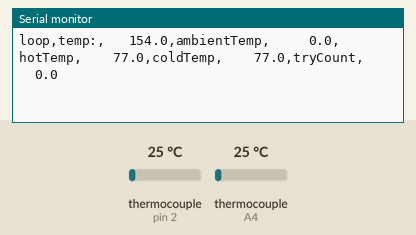
Simulated run of this sketch. Board: Arduino Uno, built for the host (arithmetic inside an expression is 32-bit, double 64-bit). On the bench: the last lines printed to the serial monitor. The inputs (shaded band) are chosen by the test bench; at power-on: thermocouple (sensors on pin 2, A4) 25 °C. Storage starts empty.

Above: at 2.7 s.
2.8 s: thermocouple (sensor on pin 2) set to 75 °C
At 2.89 s:
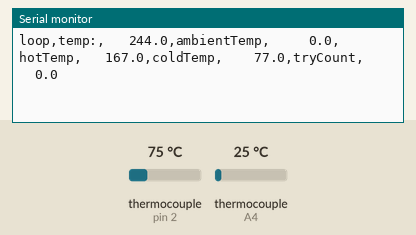
4.8 s: thermocouple (sensor on A4) set to 75 °C
At 4.87 s:
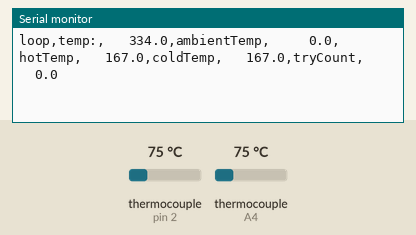
6.8 s: thermocouple (sensor on pin 2) set to 6 °C
At 6.84 s:
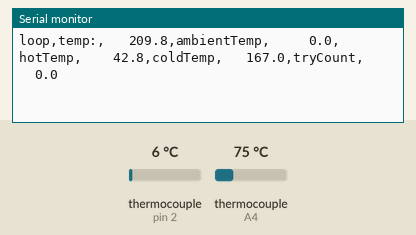
8.8 s: thermocouple (sensor on A4) set to 6 °C
At 8.82 s:
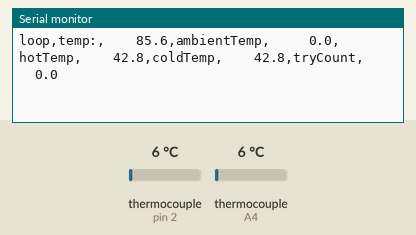
10.8 s: thermocouple (sensor on pin 2) set to 150 °C
At 10.8 s:
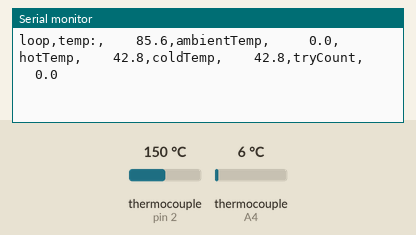
13.8 s: thermocouple (sensor on A4) set to 150 °C
At 13.87 s:
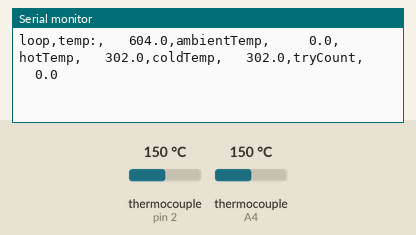

The sketch:

KilnLogger.ino
```cpp
// (licence header left out)
#include "Adafruit_MAX31855.h"

#include <SPI.h>
#include <SD.h>

/**************************************************************************************************************************************************************************************************
 * Thermocouple Pins
 **************************************************************************************************************************************************************************************************/
const int THERM_DO_1 = A2; // (data out) is an output from the MAX31855 (input to the microcontroller) which carries each bit of data
const int THERM_CS_1 = 2; // (chip select) is an input to the MAX31855 (output from the microcontroller) which tells the chip when its time to read the thermocouple and output more data.
const int THERM_CLK_1 = 3; // (clock) is an input to the MAX31855 (output from microcontroller) which indicates when to present another bit of data

const int THERM_DO_2 = A3; // (data out) is an output from the MAX31855 (input to the microcontroller) which carries each bit of data
const int THERM_CS_2 = A4; // (chip select) is an input to the MAX31855 (output from the microcontroller) which tells the chip when its time to read the thermocouple and output more data.
const int THERM_CLK_2 = A5; // (clock) is an input to the MAX31855 (output from microcontroller) which indicates when to present another bit of data


/***********************************************************
 * SD Card IO Pins
 ***********************************************************/
//const int SCK =  13; // These are set by the system.
//const int MISO = 12; // These are set by the system.
//const int MOSI = 11; // These are set by the system.
const int CS = 10; // sd card


/***************************************************************************
 * Initialize the Thermocouple
 ***************************************************************************/
Adafruit_MAX31855 coldThermocouple(THERM_CLK_2, THERM_CS_2, THERM_DO_2);
Adafruit_MAX31855 hotThermocouple(THERM_CLK_1, THERM_CS_1, THERM_DO_1);


/*********************************
 * SD Card Init variable
 *********************************/
bool sdCardInited = false;


/**********************************************************************************************************************
 * SETUP STAGE
 **********************************************************************************************************************/
void setup() {
  Serial.begin(9600);

  /********** SD SETUP **********/
  // make sure that the default chip select pin is set to output, even if you don't use it:
  pinMode(CS, OUTPUT);
  initSD();

  // give the MAX31855 chips a chance to stabilize
  delay(1500);
}// setup


/***********************************************************
 * Initialize the SD card logging
 ***********************************************************/
void initSD()
{
  // see if the card is present and can be initialized:
  if (!SD.begin(CS)) {
    Serial.println("Card failed, or not present");
    return;
  }
  else
  {
    sdCardInited = true;
    SD.remove("kiln_log.csv");

    logToSD("initSD");
    errToSD("initSD");
  }
}// initSD


/***********************************************************************************************************************************************************************************
 * MAIN LOOP STAGE: DO NOT PUT DELAYS IN THIS AS THEY WILL
 * BOOGER UP BUTTON DEBOUNCING.
 ***********************************************************************************************************************************************************************************/
void loop() {
  double temperature = readTemp(0);
}// loop


/***********************************************************************************************************************************************************************************
 * Reads the thermocouple boards (AdaFruit rocks!) and sums them together. cause kilns get hot...
 * the summing is necessary because physics. Thermocouples work by measuring the voltage diferential between wires running from the hot end to the cold end
 * When I switch to copper wire at the cold end, that causes another differential. so i'm ONLY measuring from the length of the thermocouple,
 * I could fix it by using the proper wire that is made of the same materials as the thermocouple, mechanically connected,
 * OR I could do it the more fun way and measure the temperature of the cold end (it gets up to 700F at Cone 8) and sum it with the hot end.
 * Since the MAX31855 has a thermister that it checks for ambient temp, that needs to be added back or else we're subtracting it twice:
 *
 * T(subH) = T(sub1) - T(subAMB)
 * T(subC) = T(sub2) - T(subAMB)
 * T = T(sub1) + T(sub2) - T(subAMB)
     = T(sub1) + ( T(sub2) - T(subAMB) )
     = T(sub1) + ( T(subC) )
     = ( T(subH) + T(subAMB) ) + T(subC)
 *
 * T = T(subH) + T(subC) + T(subAMB)
 ***********************************************************************************************************************************************************************************/
double readTemp(int tryCount)
{
  if(tryCount>10)
  {
    return -1;
  }

  if(tryCount>2)
  {
    //try resetting the chips
    coldThermocouple = Adafruit_MAX31855(THERM_CLK_2, THERM_CS_2, THERM_DO_2);
    hotThermocouple = Adafruit_MAX31855(THERM_CLK_1, THERM_CS_1, THERM_DO_1);
    delay(2500);// wait for MAX31855 chip to stabilize
  }

  double hotTemp = hotThermocouple.readFarenheit(); // hot end of kiln thermocouple
  double coldTemp = coldThermocouple.readFarenheit(); // 'cold' end of thermocouple
  double ambientTemp = hotThermocouple.readInternalF(); // ambient temperature (we assume AMB is the same for both chips)
  double temperature = hotTemp + coldTemp + ambientTemp; // only add the temperature difference between the 'cold' end and the ambient temp.

  logToSD("readTemp,temp:,"+doubleToString(temperature)+",ambientTemp,"+
      doubleToString(ambientTemp)+",hotTemp,"+
      doubleToString(hotTemp)+",coldTemp,"+
      doubleToString(coldTemp)+",tryCount,"+
      doubleToString(tryCount));
  Serial.println("loop,temp:,"+doubleToString(temperature)+",ambientTemp,"+
      doubleToString(ambientTemp)+",hotTemp,"+
      doubleToString(hotTemp)+",coldTemp,"+
      doubleToString(coldTemp)+",tryCount,"+
      doubleToString(tryCount));

  if(isnan(temperature))
  {
    int err = hotThermocouple.readError();
    errToSD("readTemp,ERR," + doubleToString(err)); // extra info...
    errToSD("readTemp,temp:,"+doubleToString(temperature)+",ambientTemp,"+
      doubleToString(ambientTemp)+",hotTemp,"+
      doubleToString(hotTemp)+",coldTemp,"+
      doubleToString(coldTemp)+",tryCount,"+
      doubleToString(tryCount));
    Serial.println("ERR: " + doubleToString(err));
    temperature = readTemp(tryCount+1);
  }// if NAN, errlog...

  return temperature;
}// readTemp

/****************************************************
*   The double to string code is from
*  https://gist.github.com/jmccrohan/2343665
*****************************************************/
String doubleToString(double input)
{
  char dtostrfbuffer[15];
  dtostrf(input,8, 1, dtostrfbuffer);
  return String(dtostrfbuffer);
}// doubleToString


/***********************************************************
 * logToSD calls writeToSD, passing kiln_log.csv in as the
 * target fileName.
 ***********************************************************/
void logToSD(String msg)
{
  if(!sdCardInited)
    return;

  String fileName = "kiln_log.csv";
  writeToSD(fileName, msg);
}// logToSD


/***********************************************************
 * errToSD calls writeToSD, passing kiln_err.csv in as the
 * target fileName.
 ***********************************************************/
void errToSD(String msg)
{
  if(!sdCardInited)
    return;

  String fileName = "kiln_err.csv";
  writeToSD(fileName, msg);
}// logToSD


/***********************************************************************************************************************************************************************
 * SD card logging, opens the file and appends msg to it.
 ***********************************************************************************************************************************************************************/
void writeToSD(const String fileName, String msg)
{
  if(!sdCardInited)
    return;

  String time = doubleToString(millis());

  //string to char* conversion courtesy of http://stackoverflow.com/questions/11610264/convert-string-to-type-const-char-using-arduino
  char __fileName[sizeof(fileName)];
  fileName.toCharArray(__fileName, sizeof(__fileName));

  // open the file. note that only one file can be open at a time,
  // so you have to close this one before opening another.
  File dataFile = SD.open(__fileName, FILE_WRITE);
  // if the file is available, write to it:
  if (dataFile) {
    dataFile.println(time + "," + msg);
    dataFile.close();
  }// if the file isn't open, pop up an error:
  else {
    Serial.println("error opening datalog.txt");
  }
}// writeToSD
```

Measured:
- after the input at 2.8 s, the serial monitor: prints a new line after 0.08 s (image 1)
- after the input at 4.8 s, the serial monitor: prints a new line after 0.06 s (image 2)
- after the input at 6.8 s, the serial monitor: prints a new line at once (image 3)
- after the input at 8.8 s, the serial monitor: prints a new line at once (image 4)
- after the input at 13.8 s, the serial monitor: prints a new line after 0.06 s (image 6)
